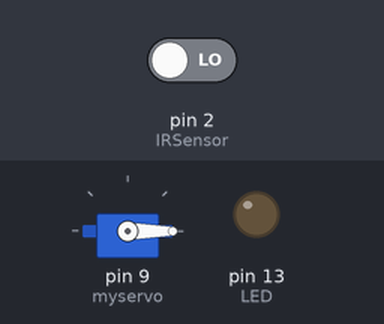
This sketch was run on a simulated Arduino Uno, built with avr-gcc and run on an emulated ATmega328P. On the bench: servo, output pins drawn as LEDs (lit = HIGH). The inputs (shaded band) are chosen by the test bench; at power-on: pin 2 (IRSensor) LOW.

Above: at 1.2 s.
1.3 s: pin 2 (IRSensor) driven HIGH
At 1.9 s:
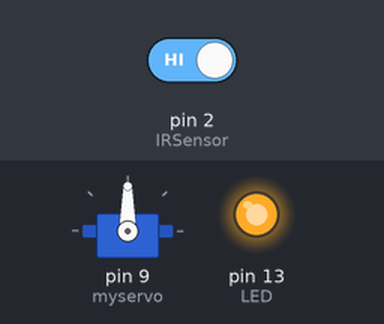
2.8 s: pin 2 (IRSensor) driven LOW
At 4.2 s:
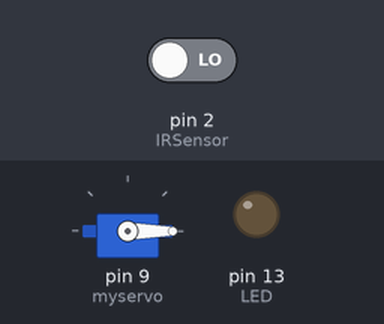
Timing chart, 0 to 5.8 s (numbered marks = the images above; inputs shaded):
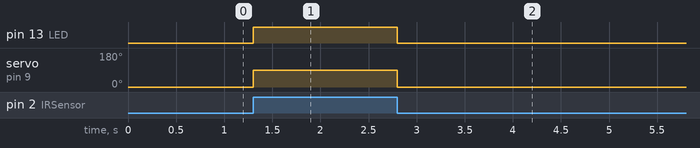

Measured:
- after the input at 1.3 s, pin 13 (LED): LOW → HIGH at once; servo on pin 9 (myservo): 0° → 90° at once
- after the input at 2.8 s, pin 13 (LED): HIGH → LOW at once; servo on pin 9 (myservo): 90° → 0° at once

The sketch:

24._IR_sensor_interface_with_servo_motor.ino
```cpp
int IRSensor = 2; // connect ir sensor to arduino pin 2
int LED = 13; // conect Led to arduino pin 13
#include<Servo.h>
Servo myservo;
void setup()
{
myservo.attach(9);
pinMode (IRSensor, INPUT); // sensor pin INPUT
pinMode (LED, OUTPUT); // Led pin OUTPUT
myservo.write(0);
}
void loop()
{
int statusSensor = digitalRead (IRSensor);
if (statusSensor == 1)
{
digitalWrite(LED, HIGH); // LED LOW
myservo.write(90);
}
else
{
digitalWrite(LED,LOW) ; // LED High
myservo.write(0);
}
}
```
